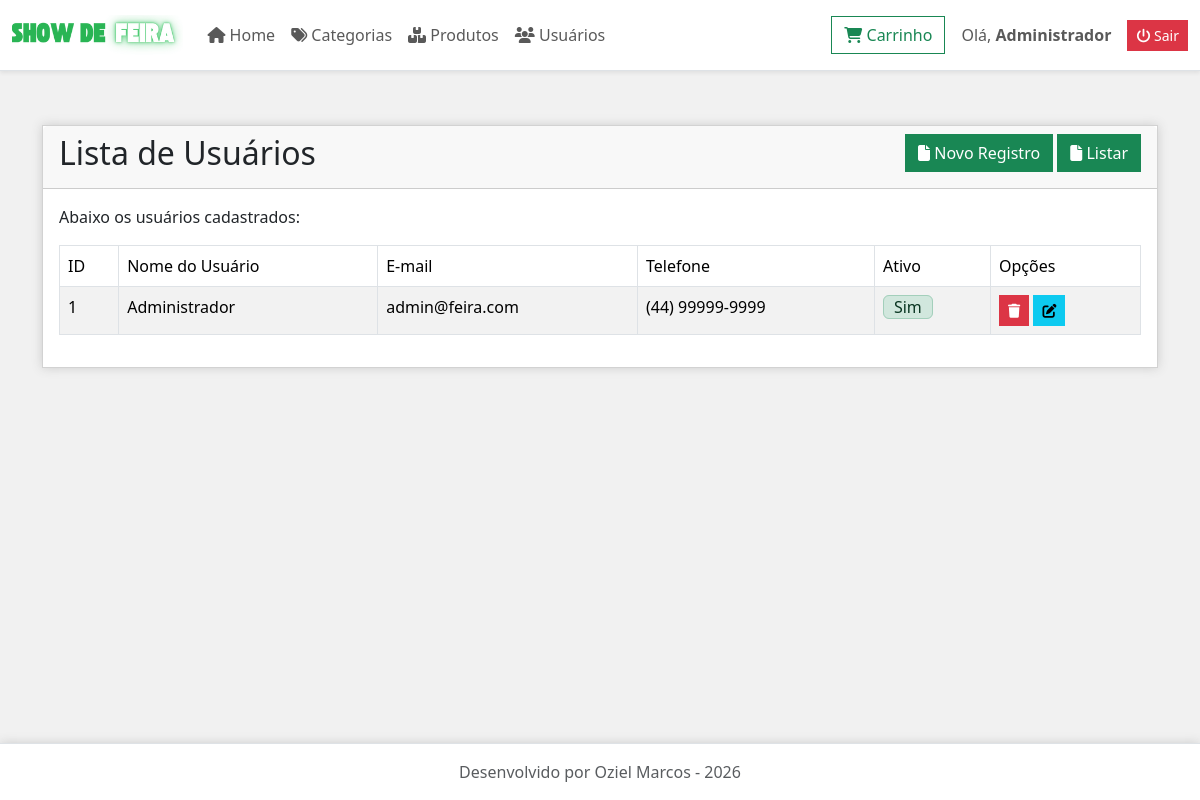
Page /usuario/listar (signed in) on the committed database.
### tables this page shows
CREATE TABLE IF NOT EXISTS `usuario` (
  `id` INT AUTO_INCREMENT PRIMARY KEY,
  `nome` VARCHAR(100) NOT NULL,
  `email` VARCHAR(100) NOT NULL UNIQUE,
  `senha` VARCHAR(255) NOT NULL,
  `telefone` VARCHAR(20) NOT NULL,
  `ativo` CHAR(1) NOT NULL DEFAULT 'S'
);

### controllers/UsuarioController.php (called while the page is built, shortened)
<?php
    require_once "../config/Conexao.php";
    require_once "../models/Usuario.php";
    class UsuarioController {
        public function __construct()
        {
            $db = new Conexao();
            $pdo = $db->conectar();
            $this->usuario = new Usuario($pdo);
        }
        public function listar() {
            require "../views/usuario/listar.php";
        }
    }

### models/Usuario.php (called while the page is built, shortened)
<?php
    class Usuario {
        private $pdo;
        public function __construct($pdo)
        {
            $this->pdo = $pdo;
        }
        public function listar() {
            $sql = "select * from usuario order by nome";
            $consulta = $this->pdo->prepare($sql);
            $consulta->execute();
            return $consulta->fetchAll(PDO::FETCH_OBJ);
        }
    }

### views/usuario/listar.php (the view, shortened to what this page needs)
<div class="card">
    <div class="card-header">
        <h2 class="float-start">Lista de Usuários</h2>
        <div class="float-end">
            <a href="usuario" title="Novo Registro" class="btn btn-success">
                <i class="fas fa-file"></i> Novo Registro
            </a>
            <a href="usuario/listar" title="Listar" class="btn btn-success">
                <i class="fas fa-file"></i> Listar
            </a>
        </div>
    </div>
    <div class="card-body">
        <p>Abaixo os usuários cadastrados:</p>
        <table class="table table-bordered table-striped">
            <thead>
                <tr>
                    <td>ID</td>
                    <td>Nome do Usuário</td>
                    <td>E-mail</td>
                    <td>Telefone</td>
                    <td>Ativo</td>
                    <td>Opções</td>
                </tr>
            </thead>
            <tbody>
                <?php
                    $dadosUsuario = $this->usuario->listar();
                    foreach ($dadosUsuario as $dados) {
                        $ativo = "<span class='alert alert-success'>Sim</span>";
                        ?>
                        <tr>
                            <td><?=$dados->id?></td>
                            <td><?=$dados->nome?></td>
                            <td><?=$dados->email?></td>
                            <td><?=$dados->telefone?></td>
                            <td><?=$ativo?></td>
                            <td width="150px">
                                <a href="javascript:excluir(<?=$dados->id?>, 'usuario')" class="btn btn-danger btn-sm">
                                    <i class="fas fa-trash"></i>
                                </a>
                                <a href="usuario/index/<?=$dados->id?>" class="btn btn-info btn-sm">
                                    <i class="fas fa-edit"></i>
                                </a>
                            </td>
                        </tr>
                        <?php
                    }
                ?>
            </tbody>
        </table>
    </div>
</div>

### public/css/style.css (style rules this page uses)
body { background-color: #f1f1f1; color: #333; }
.alert { margin: 0; padding: 0 10px; }
.form-control, .btn { border-radius: 0; }

### rows in the picture
usuario: id "1", nome "Administrador", email "admin@feira.com", telefone "(44) 99999-9999"

### other values in the picture
$_SESSION["feira"]["nome"] "Administrador"
